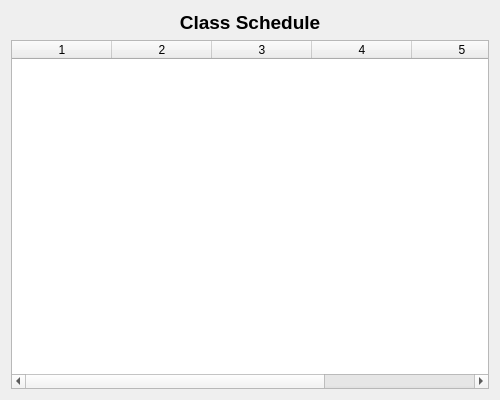
<?xml version="1.0" encoding="UTF-8"?>
<ui version="4.0">
 <class>StudentSchedule</class>
 <widget class="QDialog" name="StudentSchedule">
  <property name="geometry">
   <rect>
    <x>0</x>
    <y>0</y>
    <width>500</width>
    <height>400</height>
   </rect>
  </property>
  <property name="windowTitle">
   <string>Class Schedule</string>
  </property>
  <layout class="QVBoxLayout" name="verticalLayout">
   <item>
    <widget class="QLabel" name="label">
     <property name="font">
      <font>
       <pointsize>14</pointsize>
       <bold>true</bold>
      </font>
     </property>
     <property name="text">
      <string>Class Schedule</string>
     </property>
     <property name="alignment">
      <set>Qt::AlignCenter</set>
     </property>
    </widget>
   </item>
   <item>
    <widget class="QTableWidget" name="tableWidget">
     <property name="columnCount">
      <number>6</number>
     </property>
     <property name="rowCount">
      <number>0</number>
     </property>
     <property name="horizontalHeaderLabels">
      <stringlist>
       <string>Teacher Name</string>
       <string>Subject</string>
       <string>Day</string>
       <string>Start Time</string>
       <string>End Time</string>
       <string>Room</string>
      </stringlist>
     </property>
    </widget>
   </item>
  </layout>
 </widget>
 <resources/>
 <connections/>
</ui>
